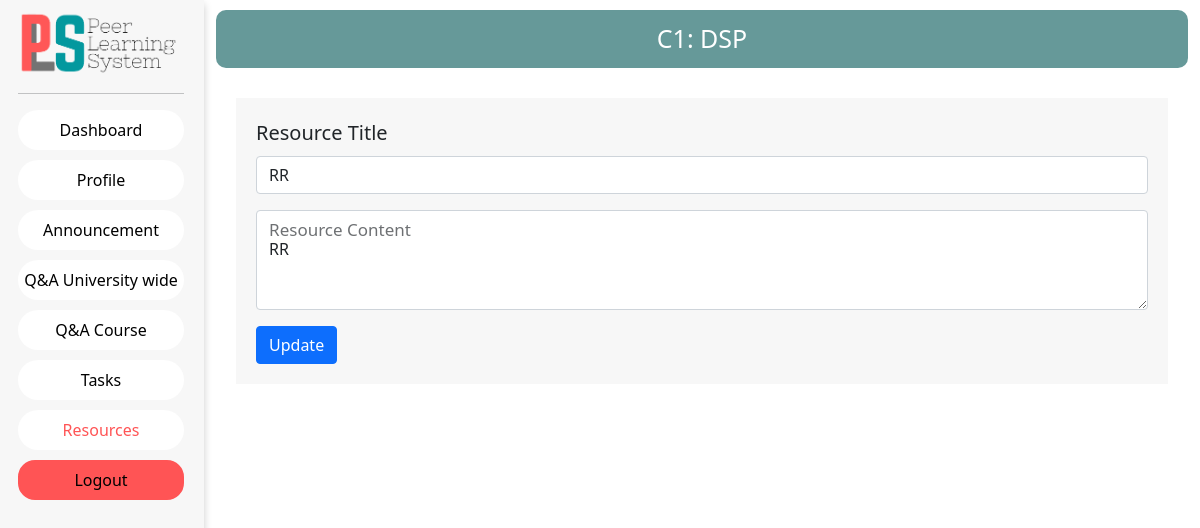
Screenshot of /user/dashboard/C1/resources/updateresource/R1 (signed in) with the database file from the repository.
### guest/models.py (models this page shows)
class Course(models.Model):
    Id = models.CharField(max_length=6,primary_key = True)
    Name = models.CharField(max_length=100)
    Semester = models.IntegerField(max_length=2)
    Intake = models.IntegerField(max_length=4)
    School_Id = models.ForeignKey(School, on_delete=models.CASCADE)
    Programme_Id = models.ForeignKey(Programme, on_delete = models.CASCADE)
    Major_Id = models.ForeignKey(Major, on_delete=models.CASCADE)
    Discription = models.CharField(max_length=2000)

class Resource(models.Model):
    Id = models.CharField(max_length=6, primary_key=True)
    Faculty_Id = models.ForeignKey(Faculty, on_delete=models.CASCADE)
    Course_Id = models.ForeignKey(Course , on_delete=models.CASCADE)
    Timestamp = models.DateTimeField(null=False)
    Title = models.CharField(max_length=1000,blank=True)
    Content = models.CharField(max_length=10000)
    Added_date = models.DateTimeField(null=True,auto_now_add=True)

### faculty/views.py (the view)
# urls.py: path('dashboard/<slug:course_id>/resources/updateresource/<slug:resource_id>', views.UpdateResources, name='UpdateResources'),
def UpdateResources(request,course_id,resource_id):
    course=Course.objects.get(Id=course_id)
    faculty_id = request.session["Id"]
    resource=Resource.objects.get(Id=resource_id)
    context={
        'course':course,
        'faculty_id':faculty_id,
        'resource':resource,
        'update':True
    }
    return render(request,'Resource_details.html',context=context)

### faculty/templates/Resource_details.html (shortened to what this page needs)
{% extends 'faculty/templates/start_base.html' %}
{% load static %}
{% block extra_css %}
<link rel="stylesheet" href="{% static 'css/task_details.css' %}">
{% endblock extra_css %}
{% block nav_link %}
<li class="nav-item">
    <a class="nav-link" href="{% url 'QNACourse' course.Id %}">Q&A Course</a>
</li>
<li class="nav-item">
    <a class="nav-link" href="{% url 'tasks' course.Id %}">Tasks</a>
</li>
<li class="nav-item">
    <a class="nav-link resource" href="{% url 'resources' course.Id %}">Resources</a>
</li>
{% endblock nav_link %}
{% block body %}
<div class="task_details_con">
    <div class="course_name">
        {{ course.Id }}: {{ course.Name }}
    </div>
    <div class="whole_form">
        {% if update %}
        <form action="{% url 'UpdateResourcesAfter' course.Id resource.Id %}" method="POST">
            {% else %}
            <form action="{% url 'newresource' course.Id %}" method="POST">
                {% endif %}
                <div class="mb-3">
                    <label for="task_name" class="form-label">Resource Title</label>
                    <input type="text" name="ResourceName" class="form-control" value="{{ resource.Title }}"
                        id="ResourceName">
                </div>
                <div class="mb-3">
                    <div class="form-floating">
                        <textarea class="form-control" name="resource_desc" placeholder="Leave a comment here"
                            id="resource_desc" style="height: 100px">{{ resource.Content }}</textarea>
                        <label for="task_desc">Resource Content </label>
                    </div>
                </div>
                {% if update %}
                <button type="submit" class="btn btn-primary">Update</button>
                {% else %}
                <button type="submit" class="btn btn-primary">Submit</button>
                {% endif %}
            </form>
    </div>
</div>
{% endblock body %}

### faculty/static/css/sidebar_base.css (style rules this page uses)
body, html { margin: 0; padding: 0; }
.nav-item { background-color: white; border-radius: 30px; }
.nav-link { text-decoration: none; color: black; }
.nav-item { margin-bottom: 10px; }
.active { color: #ff5455; }

### faculty/static/css/task_details.css (style rules this page uses)
.course_name { text-align: center; font-size: 25px; background: #669999; padding-top: 10px; padding-bottom: 10px; margin-top: 10px; color: white; border-radius: 10px; }
.whole_form { background-color: #f7f7f7; margin-top: 30px; margin-left:20px; margin-right: 20px; padding-top: 20px; padding: 20px; font-size: 20px; }

### rows the page displays
Course: Id "C1", Name "DSP"
Resource: ResourceName "RR", resource_desc "RR"
